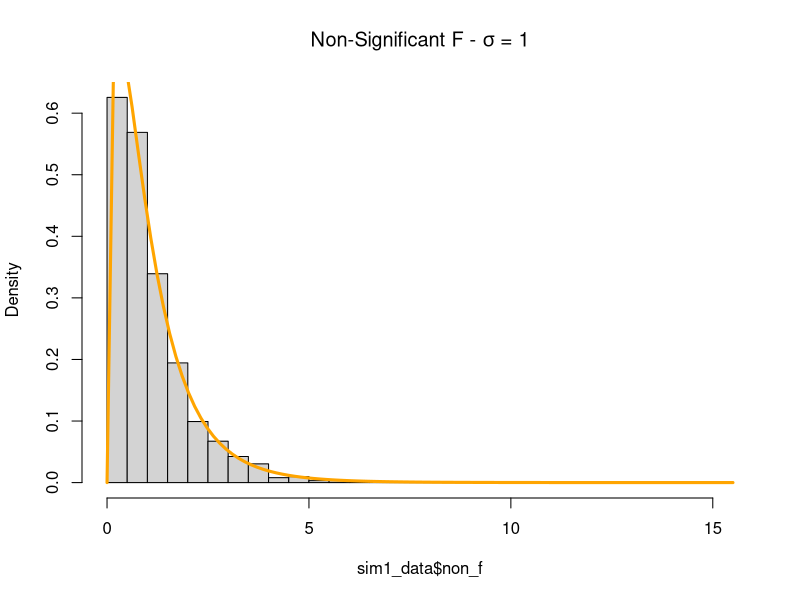
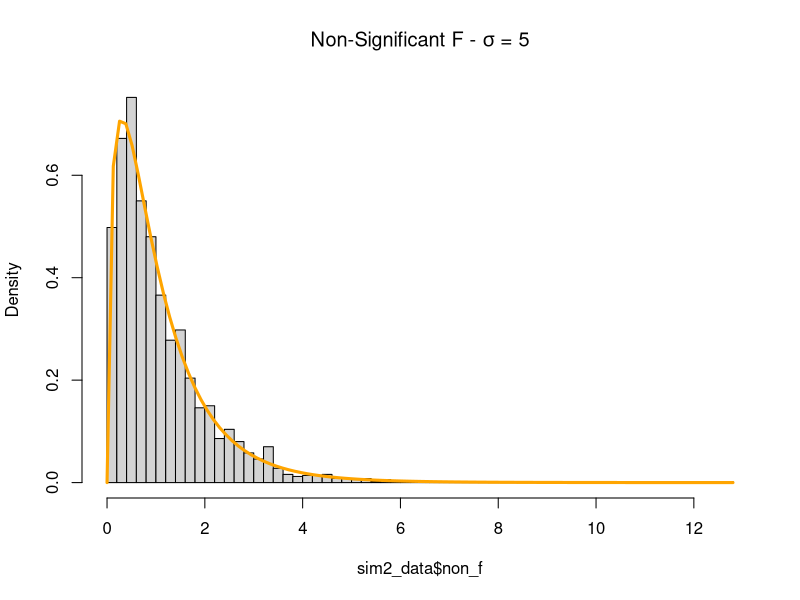
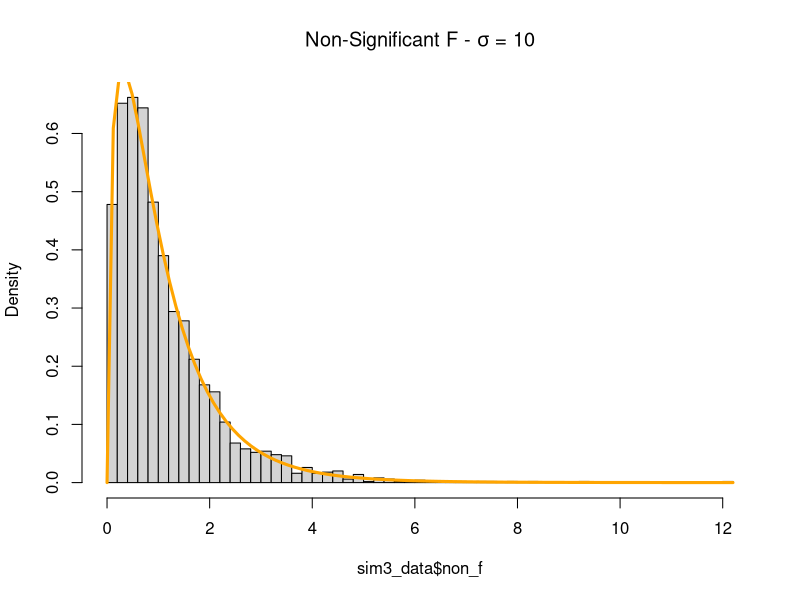
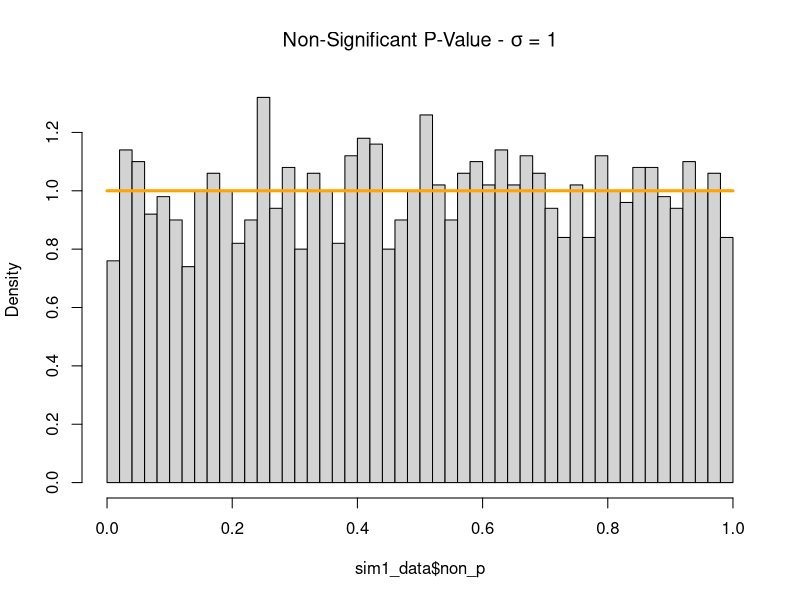
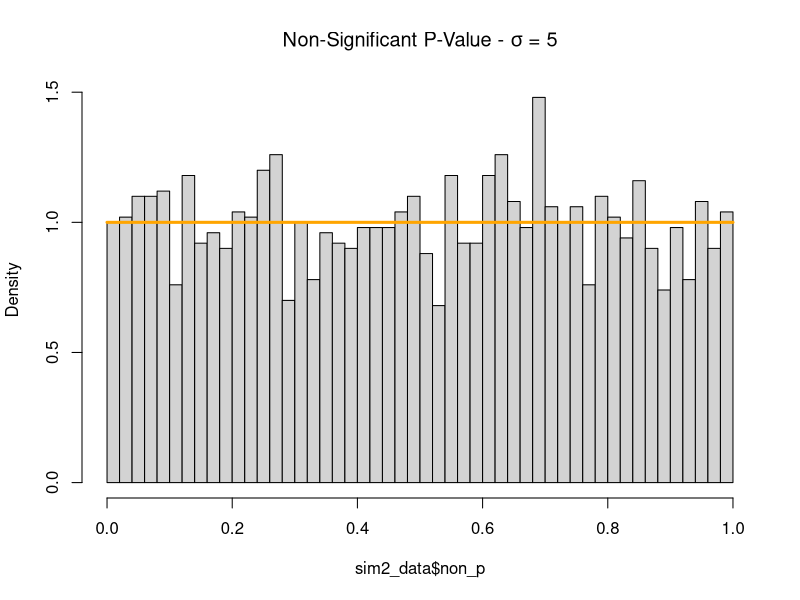
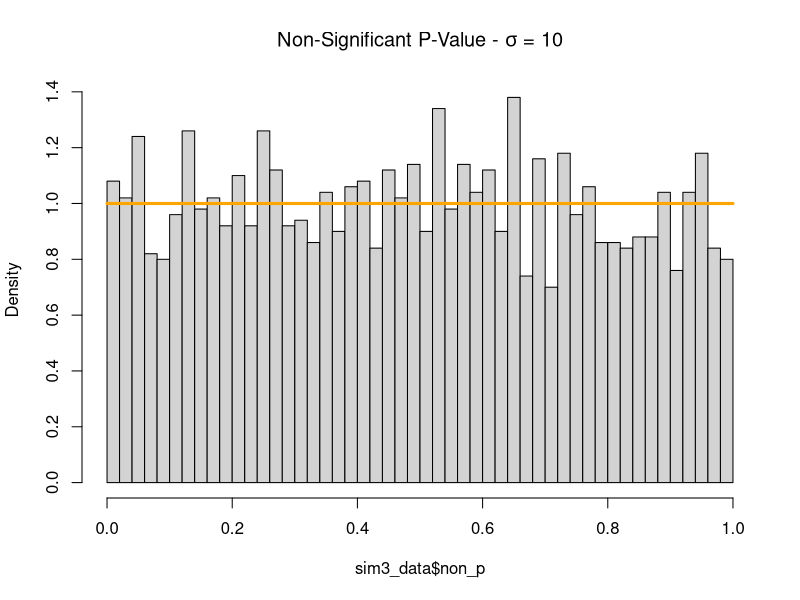
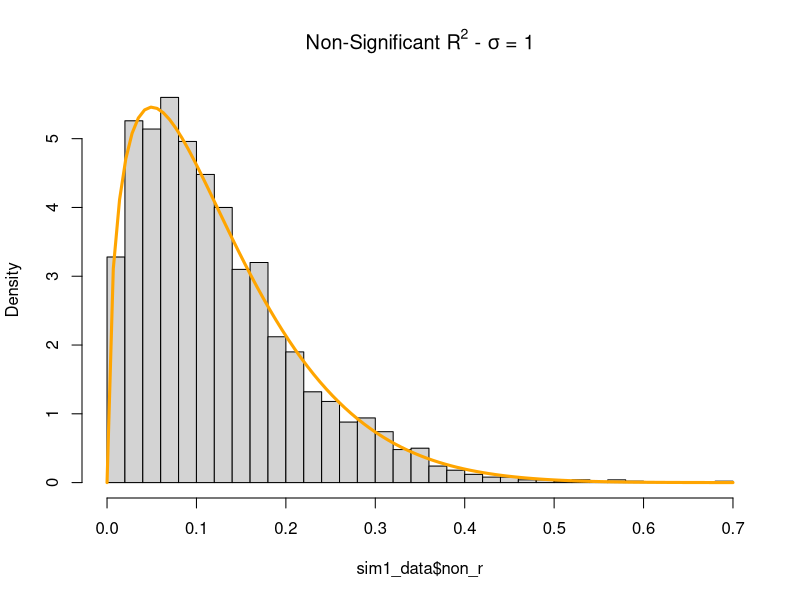
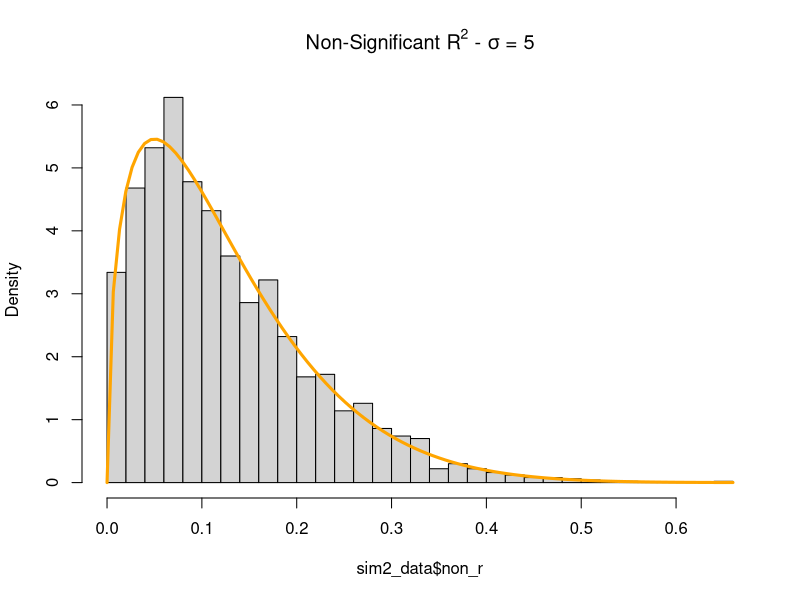

Recreate these plots in R, in order. (Note: a time limit stopped this script after it produced the figures.)
## ---- chunk 1
birthday = 19890927
set.seed(birthday)
library(readr)
study_1_data = read_csv("study_1.csv")
n = 25
p = 3 + 1
x0 = rep(1, n)
x1 = study_1_data$x1
x2 = study_1_data$x2
x3 = study_1_data$x3

# Significant Model beta values
sig_beta_0 = 3
sig_beta_1 = 1
sig_beta_2 = 1
sig_beta_3 = 1
# Non-Significant Model beta values
non_beta_0 = 3
non_beta_1 = 0
non_beta_2 = 0
non_beta_3 = 0

sigma = c(1, 5, 10)
simulations = 2500
## ---- chunk 2
sim1_data = data.frame(sig_f = rep(0, simulations), sig_p = rep(0, simulations), sig_r = rep(0, simulations),
                       non_f = rep(0, simulations), non_p = rep(0, simulations), non_r = rep(0, simulations))
for (iter in 1:simulations) {
  eps = rnorm(n, mean = 0, sd = sigma[1])
  study_1_data$y = sig_beta_0 + sig_beta_1 * x1 + sig_beta_2 * x2 + sig_beta_3 * x3 + eps
  sig_model = lm(y ~ ., data = study_1_data)
  sim1_data$sig_f[iter] = summary(sig_model)$fstatistic[[1]]
  sim1_data$sig_p[iter] = pf(summary(sig_model)$fstatistic[[1]], df1 = p - 1, df2 = n - p, lower.tail = FALSE)
  sim1_data$sig_r[iter] = summary(sig_model)$r.squared
  
  study_1_data$y = non_beta_0 + non_beta_1 * x1 + non_beta_2 * x2 + non_beta_3 * x3 + eps
  non_model = lm(y ~ ., data = study_1_data)
  sim1_data$non_f[iter] = summary(non_model)$fstatistic[[1]]
  sim1_data$non_p[iter] = pf(summary(non_model)$fstatistic[[1]], df1 = p - 1, df2 = n - p, lower.tail = FALSE)
  sim1_data$non_r[iter] = summary(non_model)$r.squared
}
## ---- chunk 3
sim2_data = data.frame(sig_f = rep(0, simulations), sig_p = rep(0, simulations), sig_r = rep(0, simulations),
                       non_f = rep(0, simulations), non_p = rep(0, simulations), non_r = rep(0, simulations))
for (iter in 1:simulations) {
  eps = rnorm(n, mean = 0, sd = sigma[2])
  study_1_data$y = sig_beta_0 + sig_beta_1 * x1 + sig_beta_2 * x2 + sig_beta_3 * x3 + eps
  sig_model = lm(y ~ ., data = study_1_data)
  sim2_data$sig_f[iter] = summary(sig_model)$fstatistic[[1]]
  sim2_data$sig_p[iter] = pf(summary(sig_model)$fstatistic[[1]], df1 = p - 1, df2 = n - p, lower.tail = FALSE)
  sim2_data$sig_r[iter] = summary(sig_model)$r.squared
  
  study_1_data$y = non_beta_0 + non_beta_1 * x1 + non_beta_2 * x2 + non_beta_3 * x3 + eps
  non_model = lm(y ~ ., data = study_1_data)
  sim2_data$non_f[iter] = summary(non_model)$fstatistic[[1]]
  sim2_data$non_p[iter] = pf(summary(non_model)$fstatistic[[1]], df1 = p - 1, df2 = n - p, lower.tail = FALSE)
  sim2_data$non_r[iter] = summary(non_model)$r.squared
}
## ---- chunk 4
sim3_data = data.frame(sig_f = rep(0, simulations), sig_p = rep(0, simulations), sig_r = rep(0, simulations),
                       non_f = rep(0, simulations), non_p = rep(0, simulations), non_r = rep(0, simulations))
for (iter in 1:simulations) {
  eps = rnorm(n, mean = 0, sd = sigma[3])
  study_1_data$y = sig_beta_0 + sig_beta_1 * x1 + sig_beta_2 * x2 + sig_beta_3 * x3 + eps
  sig_model = lm(y ~ ., data = study_1_data)
  sim3_data$sig_f[iter] = summary(sig_model)$fstatistic[[1]]
  sim3_data$sig_p[iter] = pf(summary(sig_model)$fstatistic[[1]], df1 = p - 1, df2 = n - p, lower.tail = FALSE)
  sim3_data$sig_r[iter] = summary(sig_model)$r.squared
  
  study_1_data$y = non_beta_0 + non_beta_1 * x1 + non_beta_2 * x2 + non_beta_3 * x3 + eps
  non_model = lm(y ~ ., data = study_1_data)
  sim3_data$non_f[iter] = summary(non_model)$fstatistic[[1]]
  sim3_data$non_p[iter] = pf(summary(non_model)$fstatistic[[1]], df1 = p - 1, df2 = n - p, lower.tail = FALSE)
  sim3_data$non_r[iter] = summary(non_model)$r.squared
}
## ---- chunk 5
hist(sim1_data$non_f, main = expression(paste("Non-Significant F - ", sigma, " = 1")), prob = TRUE, breaks = 50)
x = sim1_data$non_f
curve(df(x, df1 = p - 1, df2 = n - p), col = "Orange", add = TRUE, lwd = 3)
## ---- chunk 6
hist(sim2_data$non_f, main = expression(paste("Non-Significant F - ", sigma, " = 5")), prob = TRUE, breaks = 50)
x = sim2_data$non_f
curve(df(x, df1 = p - 1, df2 = n - p), col = "Orange", add = TRUE, lwd = 3)
## ---- chunk 7
hist(sim3_data$non_f, main = expression(paste("Non-Significant F - ", sigma, " = 10")), prob = TRUE, breaks = 50)
x = sim3_data$non_f
curve(df(x, df1 = p - 1, df2 = n - p), col = "Orange", add = TRUE, lwd = 3)
## ---- chunk 8
hist(sim1_data$non_p, main = expression(paste("Non-Significant P-Value - ", sigma, " = 1")), prob = TRUE, breaks = 40)
x = sim1_data$non_p
curve(dunif(x), col='orange', add=TRUE, lwd=3)
## ---- chunk 9
hist(sim2_data$non_p, main = expression(paste("Non-Significant P-Value - ", sigma, " = 5")), prob = TRUE, breaks = 40)
x = sim2_data$non_p
curve(dunif(x), col='orange', add=TRUE, lwd=3)
## ---- chunk 10
hist(sim3_data$non_p, main = expression(paste("Non-Significant P-Value - ", sigma, " = 10")), prob = TRUE, breaks = 40)
x = sim3_data$non_p
curve(dunif(x), col='orange', add=TRUE, lwd=3)
## ---- chunk 11
hist(sim1_data$non_r, main = expression(paste("Non-Significant ", R^2, " - ", sigma, " = 1")), prob = TRUE, breaks = 40)
x = sim1_data$non_r
curve(dbeta(x, (p-1)/2, (n-p)/2), col='orange', add=TRUE, lwd=3)
## ---- chunk 12
hist(sim2_data$non_r, main = expression(paste("Non-Significant ", R^2, " - ", sigma, " = 5")), prob = TRUE, breaks = 40)
x = sim2_data$non_r
curve(dbeta(x, (p-1)/2, (n-p)/2), col='orange', add=TRUE, lwd=3)
## ---- chunk 13
hist(sim2_data$non_r, main = expression(paste("Non-Significant ", R^2, " - ", sigma, " = 10")), prob = TRUE, breaks = 40)
x = sim2_data$non_r
curve(dbeta(x, (p-1)/2, (n-p)/2), col='orange', add=TRUE, lwd=3)
## ---- chunk 14
birthday = 19890927
set.seed(birthday)
library(readr)
study_2_data = read_csv("study_2.csv")
n = nrow(study_2_data)
p = 3 + 1
x0 = rep(1, n)
x1 = study_2_data$x1
x2 = study_2_data$x2
x3 = study_2_data$x3
x4 = study_2_data$x4
x5 = study_2_data$x5
x6 = study_2_data$x6
sigma = c(1, 2, 4)

beta_0 = 0
beta_1 = 5
beta_2 = -4
beta_3 = 1.6
beta_4 = -1.1
beta_5 = 0.7
beta_6 = 0.3

simulations = 1000

calculate_rmse  = function(actual, predicted) {
  return(sqrt(mean((actual - predicted)^2)))
}
## ---- chunk 15
sim1_rmse_train = data.frame(model_1 = rep(0, simulations), model_2 = rep(0, simulations), model_3 = rep(0, simulations),
                             model_4 = rep(0, simulations), model_5 = rep(0, simulations), model_6 = rep(0, simulations),
                             model_7 = rep(0, simulations), model_8 = rep(0, simulations), model_9 = rep(0, simulations))
sim1_rmse_test = data.frame(model_1 = rep(0, simulations), model_2 = rep(0, simulations), model_3 = rep(0, simulations),
                            model_4 = rep(0, simulations), model_5 = rep(0, simulations), model_6 = rep(0, simulations),
                            model_7 = rep(0, simulations), model_8 = rep(0, simulations), model_9 = rep(0, simulations))
for (iter in 1:simulations) {
  eps = rnorm(n, mean = 0, sd = sigma[1])
  study_2_data$y = beta_0 + beta_1 * x1 +  beta_2 * x2 + beta_3 * x3 + beta_4 * x4 + beta_5 * x5 + beta_6 * x6 + eps
  
  train_index = sample(n / 2)
  train_data = study_2_data[train_index,]
  test_data = study_2_data[-train_index,]
  
  model_1 = lm(y ~ x1, data = train_data)
  model_2 = lm(y ~ x1 + x2, data = train_data)
  model_3 = lm(y ~ x1 + x2 + x3, data = train_data)
  model_4 = lm(y ~ x1 + x2 + x3 + x4, data = train_data)
  model_5 = lm(y ~ x1 + x2 + x3 + x4 + x5, data = train_data)
  model_6 = lm(y ~ x1 + x2 + x3 + x4 + x5 + x6, data = train_data)
  model_7 = lm(y ~ x1 + x2 + x3 + x4 + x5 + x6 + x7, data = train_data)
  model_8 = lm(y ~ x1 + x2 + x3 + x4 + x5 + x6 + x7 + x8, data = train_data)
  model_9 = lm(y ~ x1 + x2 + x3 + x4 + x5 + x6 + x7 + x8 + x9, data = train_data)
  
  sim1_rmse_train$model_1[iter] = calculate_rmse(train_data$y, predict(model_1, train_data))
  sim1_rmse_train$model_2[iter] = calculate_rmse(train_data$y, predict(model_2, train_data))
  sim1_rmse_train$model_3[iter] = calculate_rmse(train_data$y, predict(model_3, train_data))
  sim1_rmse_train$model_4[iter] = calculate_rmse(train_data$y, predict(model_4, train_data))
  sim1_rmse_train$model_5[iter] = calculate_rmse(train_data$y, predict(model_5, train_data))
  sim1_rmse_train$model_6[iter] = calculate_rmse(train_data$y, predict(model_6, train_data))
  sim1_rmse_train$model_7[iter] = calculate_rmse(train_data$y, predict(model_7, train_data))
  sim1_rmse_train$model_8[iter] = calculate_rmse(train_data$y, predict(model_8, train_data))
  sim1_rmse_train$model_9[iter] = calculate_rmse(train_data$y, predict(model_9, train_data))
  
  sim1_rmse_test$model_1[iter] = calculate_rmse(test_data$y, predict(model_1, test_data))
  sim1_rmse_test$model_2[iter] = calculate_rmse(test_data$y, predict(model_2, test_data))
  sim1_rmse_test$model_3[iter] = calculate_rmse(test_data$y, predict(model_3, test_data))
  sim1_rmse_test$model_4[iter] = calculate_rmse(test_data$y, predict(model_4, test_data))
  sim1_rmse_test$model_5[iter] = calculate_rmse(test_data$y, predict(model_5, test_data))
  sim1_rmse_test$model_6[iter] = calculate_rmse(test_data$y, predict(model_6, test_data))
  sim1_rmse_test$model_7[iter] = calculate_rmse(test_data$y, predict(model_7, test_data))
  sim1_rmse_test$model_8[iter] = calculate_rmse(test_data$y, predict(model_8, test_data))
  sim1_rmse_test$model_9[iter] = calculate_rmse(test_data$y, predict(model_9, test_data))
}

## ---- chunk 16
sim2_rmse_train = data.frame(model_1 = rep(0, simulations), model_2 = rep(0, simulations), model_3 = rep(0, simulations),
                             model_4 = rep(0, simulations), model_5 = rep(0, simulations), model_6 = rep(0, simulations),
                             model_7 = rep(0, simulations), model_8 = rep(0, simulations), model_9 = rep(0, simulations))

sim2_rmse_test = data.frame(model_1 = rep(0, simulations), model_2 = rep(0, simulations), model_3 = rep(0, simulations),
                            model_4 = rep(0, simulations), model_5 = rep(0, simulations), model_6 = rep(0, simulations),
                            model_7 = rep(0, simulations), model_8 = rep(0, simulations), model_9 = rep(0, simulations))

for (iter in 1:simulations) {
  eps = rnorm(n, mean = 0, sd = sigma[2])
  study_2_data$y = beta_0 + beta_1 * x1 +  beta_2 * x2 + beta_3 * x3 + beta_4 * x4 + beta_5 * x5 + beta_6 * x6 + eps
  
  train_index = sample(n / 2)
  train_data = study_2_data[train_index,]
  test_data = study_2_data[-train_index,]
  
  model_1 = lm(y ~ x1, data = train_data)
  model_2 = lm(y ~ x1 + x2, data = train_data)
  model_3 = lm(y ~ x1 + x2 + x3, data = train_data)
  model_4 = lm(y ~ x1 + x2 + x3 + x4, data = train_data)
  model_5 = lm(y ~ x1 + x2 + x3 + x4 + x5, data = train_data)
  model_6 = lm(y ~ x1 + x2 + x3 + x4 + x5 + x6, data = train_data)
  model_7 = lm(y ~ x1 + x2 + x3 + x4 + x5 + x6 + x7, data = train_data)
  model_8 = lm(y ~ x1 + x2 + x3 + x4 + x5 + x6 + x7 + x8, data = train_data)
  model_9 = lm(y ~ x1 + x2 + x3 + x4 + x5 + x6 + x7 + x8 + x9, data = train_data)
  
  
  sim2_rmse_train$model_1[iter] = calculate_rmse(train_data$y, predict(model_1, train_data))
  sim2_rmse_train$model_2[iter] = calculate_rmse(train_data$y, predict(model_2, train_data))
  sim2_rmse_train$model_3[iter] = calculate_rmse(train_data$y, predict(model_3, train_data))
  sim2_rmse_train$model_4[iter] = calculate_rmse(train_data$y, predict(model_4, train_data))
  sim2_rmse_train$model_5[iter] = calculate_rmse(train_data$y, predict(model_5, train_data))
  sim2_rmse_train$model_6[iter] = calculate_rmse(train_data$y, predict(model_6, train_data))
  sim2_rmse_train$model_7[iter] = calculate_rmse(train_data$y, predict(model_7, train_data))
  sim2_rmse_train$model_8[iter] = calculate_rmse(train_data$y, predict(model_8, train_data))
  sim2_rmse_train$model_9[iter] = calculate_rmse(train_data$y, predict(model_9, train_data))
  
  sim2_rmse_test$model_1[iter] = calculate_rmse(test_data$y, predict(model_1, test_data))
  sim2_rmse_test$model_2[iter] = calculate_rmse(test_data$y, predict(model_2, test_data))
  sim2_rmse_test$model_3[iter] = calculate_rmse(test_data$y, predict(model_3, test_data))
  sim2_rmse_test$model_4[iter] = calculate_rmse(test_data$y, predict(model_4, test_data))
  sim2_rmse_test$model_5[iter] = calculate_rmse(test_data$y, predict(model_5, test_data))
  sim2_rmse_test$model_6[iter] = calculate_rmse(test_data$y, predict(model_6, test_data))
  sim2_rmse_test$model_7[iter] = calculate_rmse(test_data$y, predict(model_7, test_data))
  sim2_rmse_test$model_8[iter] = calculate_rmse(test_data$y, predict(model_8, test_data))
  sim2_rmse_test$model_9[iter] = calculate_rmse(test_data$y, predict(model_9, test_data))
}

## ---- chunk 17
sim3_rmse_train = data.frame(model_1 = rep(0, simulations), model_2 = rep(0, simulations), model_3 = rep(0, simulations),
                             model_4 = rep(0, simulations), model_5 = rep(0, simulations), model_6 = rep(0, simulations),
                             model_7 = rep(0, simulations), model_8 = rep(0, simulations), model_9 = rep(0, simulations))

sim3_rmse_test = data.frame(model_1 = rep(0, simulations), model_2 = rep(0, simulations), model_3 = rep(0, simulations),
                            model_4 = rep(0, simulations), model_5 = rep(0, simulations), model_6 = rep(0, simulations),
                            model_7 = rep(0, simulations), model_8 = rep(0, simulations), model_9 = rep(0, simulations))

for (iter in 1:simulations) {
  eps = rnorm(n, mean = 0, sd = sigma[3])
  study_2_data$y = beta_0 + beta_1 * x1 +  beta_2 * x2 + beta_3 * x3 + beta_4 * x4 + beta_5 * x5 + beta_6 * x6 + eps
  
  train_index = sample(n / 2)
  train_data = study_2_data[train_index,]
  test_data = study_2_data[-train_index,]
  
  model_1 = lm(y ~ x1, data = train_data)
  model_2 = lm(y ~ x1 + x2, data = train_data)
  model_3 = lm(y ~ x1 + x2 + x3, data = train_data)
  model_4 = lm(y ~ x1 + x2 + x3 + x4, data = train_data)
  model_5 = lm(y ~ x1 + x2 + x3 + x4 + x5, data = train_data)
  model_6 = lm(y ~ x1 + x2 + x3 + x4 + x5 + x6, data = train_data)
  model_7 = lm(y ~ x1 + x2 + x3 + x4 + x5 + x6 + x7, data = train_data)
  model_8 = lm(y ~ x1 + x2 + x3 + x4 + x5 + x6 + x7 + x8, data = train_data)
  model_9 = lm(y ~ x1 + x2 + x3 + x4 + x5 + x6 + x7 + x8 + x9, data = train_data)
  
  
  
  sim3_rmse_train$model_1[iter] = calculate_rmse(train_data$y, predict(model_1, train_data))
  sim3_rmse_train$model_2[iter] = calculate_rmse(train_data$y, predict(model_2, train_data))
  sim3_rmse_train$model_3[iter] = calculate_rmse(train_data$y, predict(model_3, train_data))
  sim3_rmse_train$model_4[iter] = calculate_rmse(train_data$y, predict(model_4, train_data))
  sim3_rmse_train$model_5[iter] = calculate_rmse(train_data$y, predict(model_5, train_data))
  sim3_rmse_train$model_6[iter] = calculate_rmse(train_data$y, predict(model_6, train_data))
  sim3_rmse_train$model_7[iter] = calculate_rmse(train_data$y, predict(model_7, train_data))
  sim3_rmse_train$model_8[iter] = calculate_rmse(train_data$y, predict(model_8, train_data))
  sim3_rmse_train$model_9[iter] = calculate_rmse(train_data$y, predict(model_9, train_data))
  
  sim3_rmse_test$model_1[iter] = calculate_rmse(test_data$y, predict(model_1, test_data))
  sim3_rmse_test$model_2[iter] = calculate_rmse(test_data$y, predict(model_2, test_data))
  sim3_rmse_test$model_3[iter] = calculate_rmse(test_data$y, predict(model_3, test_data))
  sim3_rmse_test$model_4[iter] = calculate_rmse(test_data$y, predict(model_4, test_data))
  sim3_rmse_test$model_5[iter] = calculate_rmse(test_data$y, predict(model_5, test_data))
  sim3_rmse_test$model_6[iter] = calculate_rmse(test_data$y, predict(model_6, test_data))
  sim3_rmse_test$model_7[iter] = calculate_rmse(test_data$y, predict(model_7, test_data))
  sim3_rmse_test$model_8[iter] = calculate_rmse(test_data$y, predict(model_8, test_data))
  sim3_rmse_test$model_9[iter] = calculate_rmse(test_data$y, predict(model_9, test_data))
}
## ---- chunk 18
barplot(table(factor(colnames(sim1_rmse_test)[apply(sim1_rmse_test, 1, function(x) which.min(x))], levels = colnames(sim1_rmse_test))), las = 2)
## ---- chunk 19
barplot(table(factor(colnames(sim2_rmse_test)[apply(sim2_rmse_test, 1, function(x) which.min(x))], levels = colnames(sim2_rmse_test))), las = 2)
## ---- chunk 20
barplot(table(factor(colnames(sim3_rmse_test)[apply(sim3_rmse_test, 1, function(x) which.min(x))], levels = colnames(sim3_rmse_test))), las = 2)
## ---- chunk 21
library(knitr)
mean_data = data.frame(sigma_1_train = apply(sim1_rmse_train, 2, mean), sigma_1_test = apply(sim1_rmse_test, 2, mean), sigma_2_train = apply(sim2_rmse_train, 2, mean), sigma_2_test = apply(sim2_rmse_test, 2, mean), sigam_3_train = apply(sim3_rmse_train, 2, mean), sigam_3_test = apply(sim3_rmse_test, 2, mean))
kable(t(mean_data), col.names=c("Model 1 Mean RMSE", "Model 2 Mean RMSE", "Model 3 Mean RMSE",
                                "Model 4 Mean RMSE", "Model 5 Mean RMSE", "Model 6 Mean RMSE",
                                "Model 7 Mean RMSE", "Model 8 Mean RMSE", "Model 9 Mean RMSE"))
## ---- chunk 22
birthday = 19890927
set.seed(birthday)
beta_0 = 0
beta_1_list = seq(-2, 2, .1)
sigmas = c(1, 2, 4)
samples = c(10, 20, 30)
alpha = 0.05
simulations = 1000
number_iterations = length(sigmas) * length(samples) * length(beta_1_list)
## ---- chunk 23
power_data = data.frame(sigma = rep(0, number_iterations), n = rep(0, number_iterations),
                        beta_1 = rep(0, number_iterations), power = rep(0, number_iterations))
i = 1
for (sigma in sigmas) {
  for (n in samples) {
    x_values = seq(0, 5, length = n)
    for (beta_1 in beta_1_list) {
      rejected = 0
      for (iter in 1:simulations) {
        eps = rnorm(n, 0, sigma)
        y = beta_0 + beta_1 * x_values + eps
        model = lm(y ~ x_values)
        beta_1_p = summary(model)$coefficients[2, 4]
        if (beta_1_p < alpha) {
          rejected = rejected + 1
        }
      }
      power = rejected / simulations
      power_data$sigma[i] = sigma
      power_data$n[i] = n
      power_data$beta_1[i] = beta_1
      power_data$power[i] = power
      i = i + 1
    }
  }
}
## ---- chunk 24
library(ggplot2)
power_data_sub = power_data[which(power_data$sigma == 1),]
power1 = power_data_sub[which(power_data_sub$n == 10),]
power2 = power_data_sub[which(power_data_sub$n == 20), c("n", "power")]
power3 = power_data_sub[which(power_data_sub$n == 30), c("n", "power")]

power_full = cbind(power1, power2, power3)
colnames(power_full) = c("sigma", "beta1", "n10", "power_n10", "n20", "power_n20", "n30", "power_n30" )

ggplot(data=power_full, aes(x = n10)) + geom_line(aes(x = n10, y = power_n10, color = "power_n10"), size=1) +   geom_line(aes(x = n10, y = power_n20, color = "power_n20"), size=1) +
  geom_line(aes(x = n10, y = power_n30, color = "power_n30"), size=1) +
  xlab("Possible Beta 1 Values") +
  ylab("Power") +
  ggtitle("Power vs. Beta 1 Values - Different Sample Sizes - Sigma = 1") +
  scale_color_manual(
                      values = c("power_n10" = "blue", "power_n20" = "green", "power_n30" = "red"),
                      labels = c("n = 10", "n = 20", "n = 30")
                    )
## ---- chunk 25
power_data_sub = power_data[which(power_data$sigma == 2),]
power1 = power_data_sub[which(power_data_sub$n == 10),]
power2 = power_data_sub[which(power_data_sub$n == 20), c("n", "power")]
power3 = power_data_sub[which(power_data_sub$n == 30), c("n", "power")]

power_full = cbind(power1, power2, power3)
colnames(power_full) = c("sigma", "beta1", "n10", "power_n10", "n20", "power_n20", "n30", "power_n30" )

ggplot(data=power_full, aes(x = n10)) + geom_line(aes(x = n10, y = power_n10, color = "power_n10"), size=1) +   geom_line(aes(x = n10, y = power_n20, color = "power_n20"), size=1) +
  geom_line(aes(x = n10, y = power_n30, color = "power_n30"), size=1) +
  xlab("Possible Beta 1 Values") +
  ylab("Power") +
  ggtitle("Power vs. Beta 1 Values - Different Sample Sizes - Sigma = 2") +
  scale_color_manual(
                      values = c("power_n10" = "blue", "power_n20" = "green", "power_n30" = "red"),
                      labels = c("n = 10", "n = 20", "n = 30")
                    )
## ---- chunk 26
power_data_sub = power_data[which(power_data$sigma == 4),]
power1 = power_data_sub[which(power_data_sub$n == 10),]
power2 = power_data_sub[which(power_data_sub$n == 20), c("n", "power")]
power3 = power_data_sub[which(power_data_sub$n == 30), c("n", "power")]

power_full = cbind(power1, power2, power3)
colnames(power_full) = c("sigma", "beta1", "n10", "power_n10", "n20", "power_n20", "n30", "power_n30" )

ggplot(data=power_full, aes(x = n10)) + geom_line(aes(x = n10, y = power_n10, color = "power_n10"), size=1) +   geom_line(aes(x = n10, y = power_n20, color = "power_n20"), size=1) +
  geom_line(aes(x = n10, y = power_n30, color = "power_n30"), size=1) +
  xlab("Possible Beta 1 Values") +
  ylab("Power") +
  ggtitle("Power vs. Beta 1 Values - Different Sample Sizes - Sigma = 4") +
  scale_color_manual(
                      values = c("power_n10" = "blue", "power_n20" = "green", "power_n30" = "red"),
                      labels = c("n = 10", "n = 20", "n = 30")
                    )
## ---- chunk 27
mean_sigmas = rep(0, length(sigmas))
i = 1
for (sigma in sigmas) {
  mean_sigmas[i] = mean(power_data$power[power_data$sigma == sigma])
  i = i + 1
}
## ---- chunk 28
mean_beta_1s = rep(0, length(beta_1_list))
i = 1
for (beta_1 in beta_1_list) {
  mean_beta_1s[i] = mean(power_data$power[power_data$beta_1 == beta_1])
  i = i + 1
}
## ---- chunk 29
mean_n = rep(0, length(samples))
i = 1
for (sample in samples) {
  mean_n[i] = mean(power_data$power[power_data$n == sample])
  i = i + 1
}
